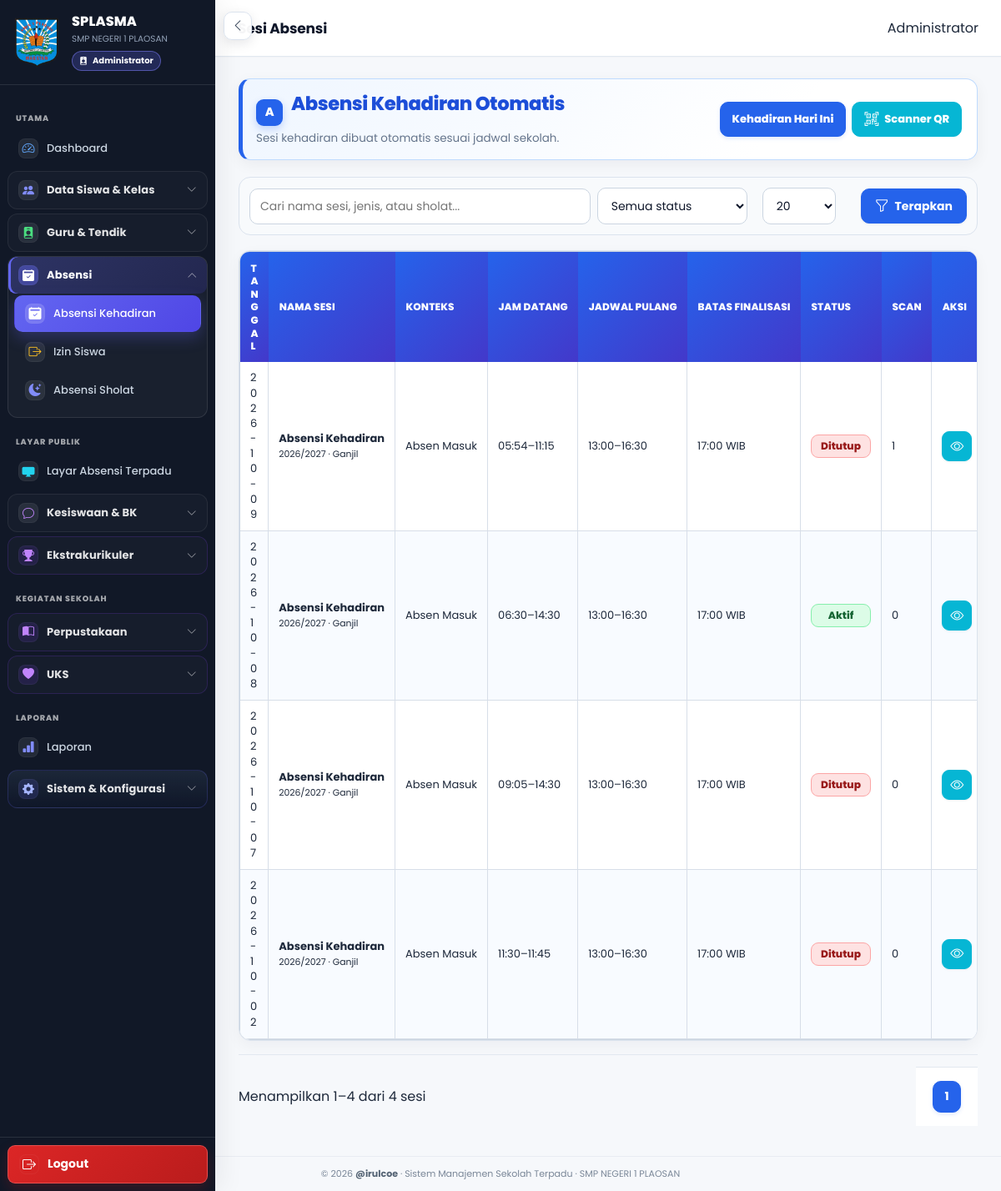
The page /absensi/index.php (signed in) on the database its author committed.
### tables this page shows
CREATE TABLE `profil_sekolah` (
  `id` bigint(20) UNSIGNED NOT NULL,
  `nama_sekolah` varchar(200) NOT NULL,
  `npsn` varchar(30) DEFAULT NULL,
  `nss` varchar(30) DEFAULT NULL,
  `jenjang` varchar(50) DEFAULT NULL,
  `status_sekolah` varchar(50) DEFAULT NULL,
  `alamat` text DEFAULT NULL,
  `desa` varchar(100) DEFAULT NULL,
  `kecamatan` varchar(100) DEFAULT NULL,
  `kabupaten` varchar(100) DEFAULT NULL,
  `provinsi` varchar(100) DEFAULT NULL,
  `kode_pos` varchar(10) DEFAULT NULL,
  `telepon` varchar(50) DEFAULT NULL,
  `email` varchar(150) DEFAULT NULL,
  `website` varchar(200) DEFAULT NULL,
  `logo` varchar(255) DEFAULT NULL,
  `foto` varchar(255) DEFAULT NULL,
  `nama_kepala` varchar(200) DEFAULT NULL,
  `nip_kepala` varchar(50) DEFAULT NULL,
  `created_at` timestamp NULL DEFAULT current_timestamp(),
  `updated_at` timestamp NULL DEFAULT current_timestamp() ON UPDATE current_timestamp()
);

CREATE TABLE `sesi_absensi` (
  `id` bigint(20) UNSIGNED NOT NULL,
  `tahun_pelajaran_id` bigint(20) UNSIGNED NOT NULL,
  `semester_id` bigint(20) UNSIGNED NOT NULL,
  `jenis_absensi_id` bigint(20) UNSIGNED NOT NULL,
  `jenis_sholat_id` bigint(20) UNSIGNED DEFAULT NULL,
  `jenis_sesi_key` bigint(20) UNSIGNED GENERATED ALWAYS AS (coalesce(`jenis_sholat_id`,0)) STORED,
  `tanggal` date NOT NULL,
  `nama_sesi` varchar(150) NOT NULL,
  `jam_mulai` time DEFAULT NULL,
  `jam_selesai` time DEFAULT NULL,
  `batas_terlambat` time DEFAULT NULL,
  `status` enum('draft','aktif','ditutup') NOT NULL DEFAULT 'draft',
  `status_sesi` enum('DRAFT','OPEN','CLOSED','CANCELLED') NOT NULL DEFAULT 'DRAFT',
  `verifikasi_status` enum('belum','proses','selesai','terkunci') NOT NULL DEFAULT 'belum',
  `diverifikasi_oleh` bigint(20) UNSIGNED DEFAULT NULL,
  `diverifikasi_at` datetime DEFAULT NULL,
  `dikunci_oleh` bigint(20) UNSIGNED DEFAULT NULL,
  `dikunci_at` datetime DEFAULT NULL,
  `dibuka_oleh` bigint(20) UNSIGNED DEFAULT NULL,
  `dibuka_at` datetime DEFAULT NULL,
  `ditutup_oleh` bigint(20) UNSIGNED DEFAULT NULL,
  `ditutup_at` datetime DEFAULT NULL,
  `finalisasi_at` datetime DEFAULT NULL,
  `finalisasi_oleh` bigint(20) UNSIGNED DEFAULT NULL,
  `finalisasi_mode` enum('MANUAL','AUTO') DEFAULT NULL,
  `created_at` timestamp NULL DEFAULT current_timestamp(),
  `updated_at` timestamp NULL DEFAULT current_timestamp() ON UPDATE current_timestamp()
);

CREATE TABLE `tahun_pelajaran` (
  `id` bigint(20) UNSIGNED NOT NULL,
  `nama` varchar(20) NOT NULL,
  `aktif` tinyint(1) NOT NULL DEFAULT 0,
  `tanggal_mulai` date DEFAULT NULL,
  `tanggal_selesai` date DEFAULT NULL,
  `created_at` timestamp NULL DEFAULT current_timestamp(),
  `updated_at` timestamp NULL DEFAULT current_timestamp() ON UPDATE current_timestamp()
);

CREATE TABLE `semester` (
  `id` bigint(20) UNSIGNED NOT NULL,
  `tahun_pelajaran_id` bigint(20) UNSIGNED NOT NULL,
  `nama` enum('Ganjil','Genap') NOT NULL,
  `aktif` tinyint(1) NOT NULL DEFAULT 0,
  `tanggal_mulai` date DEFAULT NULL,
  `tanggal_selesai` date DEFAULT NULL,
  `created_at` timestamp NULL DEFAULT current_timestamp(),
  `updated_at` timestamp NULL DEFAULT current_timestamp() ON UPDATE current_timestamp()
);

CREATE TABLE `jenis_absensi` (
  `id` bigint(20) UNSIGNED NOT NULL,
  `kode` varchar(50) NOT NULL,
  `nama` varchar(100) NOT NULL,
  `kategori` enum('kehadiran','sholat') NOT NULL,
  `aktif` tinyint(1) NOT NULL DEFAULT 1,
  `urutan` int(11) NOT NULL DEFAULT 0,
  `created_at` timestamp NULL DEFAULT current_timestamp()
);

CREATE TABLE `pengaturan` (
  `id` bigint(20) UNSIGNED NOT NULL,
  `kunci` varchar(100) NOT NULL,
  `nilai` text DEFAULT NULL,
  `keterangan` varchar(255) DEFAULT NULL,
  `updated_at` timestamp NULL DEFAULT current_timestamp() ON UPDATE current_timestamp()
);

### absensi/index.php (the view, shortened to what the rows shown need)
<?php
require_once __DIR__ . '/_helper.php';
$perPage=(int)($_GET['per_page']??20);if(!in_array($perPage,[5,10,20,50,100],true))$perPage=20;$page=max(1,(int)($_GET['page']??1));
$where=["ja.kategori='kehadiran'"]; $params=[];
$whereSql=$where?'WHERE '.implode(' AND ',$where):'';
$offset=($page-1)*$perPage;
$st=$pdo->prepare("SELECT s.*,ta.nama tahun_nama,se.nama semester_nama,ja.nama jenis_nama,ja.kategori,js.nama sholat_nama,(SELECT COUNT(*) FROM absensi a WHERE a.sesi_id=s.id) jumlah_scan FROM sesi_absensi s JOIN tahun_pelajaran ta ON ta.id=s.tahun_pelajaran_id JOIN semester se ON se.id=s.semester_id JOIN jenis_absensi ja ON ja.id=s.jenis_absensi_id LEFT JOIN jenis_sholat js ON js.id=s.jenis_sholat_id $whereSql ORDER BY s.tanggal DESC,s.id DESC LIMIT $perPage OFFSET $offset");$st->execute($params);$rows=$st->fetchAll();
$jamMulaiPulang=absensi_setting_value($pdo,'jam_mulai_pulang','13:00') ?? '13:00';
$jamSelesaiPulang=absensi_setting_value($pdo,'jam_selesai_pulang','16:30') ?? '16:30';
$batasFinalisasi=absensi_batas_finalisasi($pdo);
$page_title='Sesi Absensi';require_once __DIR__.'/../layouts/header.php';require_once __DIR__.'/../layouts/sidebar.php';
?>
<main class="main"><header class="topbar"><div class="topbar-title">Sesi Absensi</div><div class="topbar-user"><?=e(user_name())?></div></header><section class="content attendance-module">
<div class="page-header"><div><h1>Absensi Kehadiran Otomatis</h1></div></div>
<div class="dashboard-table-card"><div class="table-responsive"><table class="data-table"><thead><tr><th>Tanggal</th><th>Nama Sesi</th><th>Konteks</th><th>Jam Datang</th><th>Jadwal Pulang</th><th>Batas Finalisasi</th><th>Status</th><th>Scan</th><th>Aksi</th></tr></thead><tbody>
<?php if(!$rows):?><tr><td colspan="9" class="empty-state">Belum ada sesi absensi.</td></tr><?php else: foreach($rows as $r):?><tr><td><?=e($r['tanggal'])?></td><td><strong><?=e($r['nama_sesi'])?></strong><br><small><?=e($r['tahun_nama'])?> · <?=e($r['semester_nama'])?></small></td><td><?=e($r['jenis_nama'])?></td><td><?=e(substr($r['jam_mulai'],0,5))?>–<?=e(substr($r['jam_selesai'],0,5))?></td><td><?= $r['kategori']==='kehadiran' ? e($jamMulaiPulang).'–'.e($jamSelesaiPulang) : '—' ?></td><td><?= $r['kategori']==='kehadiran' ? e($batasFinalisasi).' WIB' : '—' ?></td><td><span class="status-badge status-<?=e($r['status'])?>"><?=e(ucfirst($r['status']))?></span></td><td><?= (int)$r['jumlah_scan'] ?></td><td><div class="table-actions"><a class="btn btn-secondary btn-sm btn-icon-sm" title="Detail sesi" aria-label="Detail sesi" href="<?=BASE_URL?>absensi/detail.php?id=<?=(int)$r['id']?>"><i class="bi bi-eye" aria-hidden="true"></i></a></div></td></tr><?php endforeach;endif;?></tbody></table></div></div>
</section></main><?php require_once __DIR__.'/../layouts/footer.php';?>

### layouts/sidebar.php (shortened to what the rows shown need)
<?php
if (is_file(__DIR__ . '/../izin/_helper.php')) {
    require_once __DIR__ . '/../izin/_helper.php';
}
if (is_file(__DIR__ . '/../uks/_helper.php')) {
    require_once __DIR__ . '/../uks/_helper.php';
}
    ?>
<?php $sidebar_role_class = 'sidebar-role-' . preg_replace('/[^a-z0-9_-]/i', '', (string)user_role()); ?>
<aside id="globalSidebar" class="sidebar <?= e($sidebar_role_class) ?>" aria-label="Navigasi utama">
    <div class="sidebar-brand">
        <?php if (!empty($school_profile['logo'])): ?>
            <img src="<?= e(school_logo_url($pdo)) ?>" alt="Logo Sekolah" class="sidebar-logo">
        <?php endif; ?>
        <div class="sidebar-brand-info">
            <div class="sidebar-brand-title">SPLASMA</div>
            <small><?= e($school_profile['nama_sekolah']) ?></small>
            <div class="sidebar-role-badge">
                <i class="bi bi-person-badge-fill" aria-hidden="true"></i>
                <span><?= e(sidebar_role_label()) ?></span>
            </div>
        </div>
    </div>
</aside>

### rows shown on the page
profil_sekolah: logo (picture), nama_sekolah "SMP NEGERI 1 PLAOSAN"
sesi_absensi: tanggal "2026-10-09", nama_sesi "Absensi Kehadiran", tahun_pelajaran.nama "2026/2027", semester.nama "Ganjil", jenis_absensi.nama "Absen Masuk", jam_mulai "05:54", jam_selesai "11:15", status "Ditutup", jumlah_scan "1"
pengaturan: nilai "17:00"
sesi_absensi: tanggal "2026-10-08", nama_sesi "Absensi Kehadiran", tahun_pelajaran.nama "2026/2027", semester.nama "Ganjil", jenis_absensi.nama "Absen Masuk", jam_mulai "06:30", jam_selesai "14:30", status "Aktif", jumlah_scan "0"
sesi_absensi: tanggal "2026-10-07", nama_sesi "Absensi Kehadiran", tahun_pelajaran.nama "2026/2027", semester.nama "Ganjil", jenis_absensi.nama "Absen Masuk", jam_mulai "09:05", jam_selesai "14:30", status "Ditutup", jumlah_scan "0"
sesi_absensi: tanggal "2026-10-02", nama_sesi "Absensi Kehadiran", tahun_pelajaran.nama "2026/2027", semester.nama "Ganjil", jenis_absensi.nama "Absen Masuk", jam_mulai "11:30", jam_selesai "11:45", status "Ditutup", jumlah_scan "0"

### other values the page prints
sidebar_role_label() "Administrator"
$label "Dashboard Absensi Kehadiran Izin Siswa Absensi Sholat Layar Absensi Terpadu Laporan"
$label "Data Siswa & Kelas Guru & Tendik Absensi Kesiswaan & BK Ekstrakurikuler Perpustakaan UKS Sistem & Konfigurasi"
user_name() "Administrator"
$offset+1 "1"
min($offset+$perPage,$total) "4"
$total "4"
APP_NAME "Sistem Manajemen Sekolah Terpadu"
NAMA_SEKOLAH "SMP NEGERI 1 PLAOSAN"
